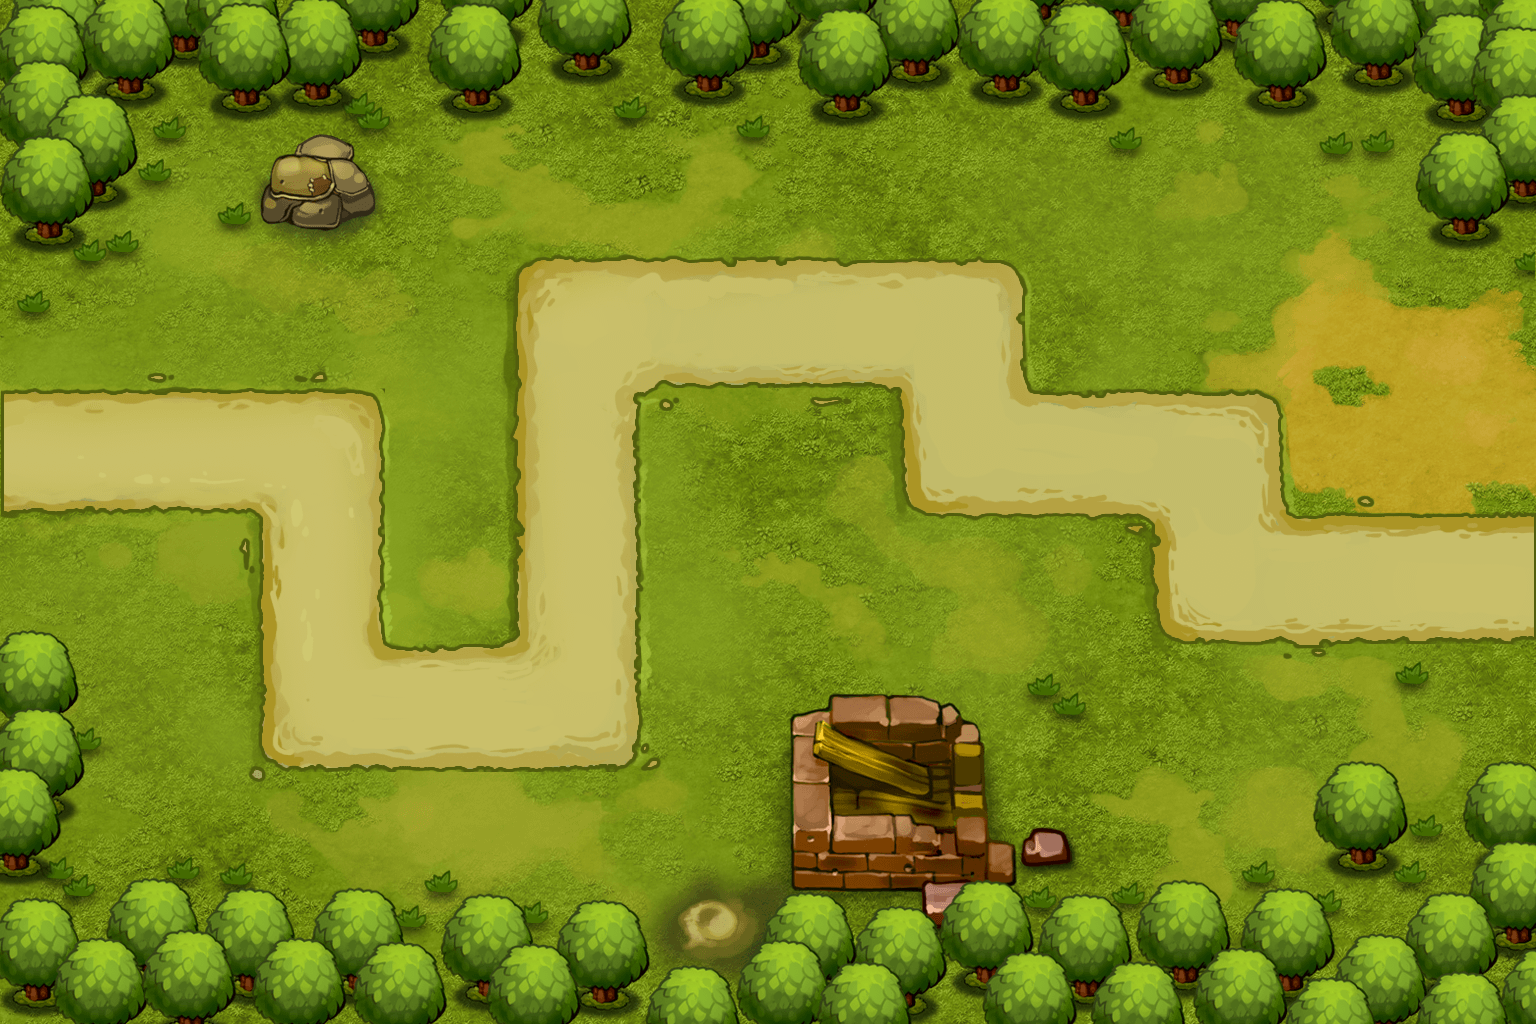

This game map was drawn from its Tiled (.tmx) file and the tilesets committed beside it. A one-line description and the trimmed map source follow:
An orthogonal 12x8 tile map with 128x128 px tiles, 1 tile layer (layer) and 10 objects (p1, p2, p3, p4, p5, ...).

<map version="1.0" orientation="orthogonal" renderorder="right-down" width="12" height="8" tilewidth="128" tileheight="128">
 <tileset firstgid="1" name="map1" tilewidth="128" tileheight="128">
  <image source="map3.png" width="1536" height="1024" />
  <tile id="13">
   <properties>
    <property name="canTouch" value="1" />
   </properties>
  </tile>
  <tile id="15">
   <properties>
    <property name="canTouch" value="1" />
   </properties>
  </tile>
  <tile id="16">
   <properties>
    <property name="canTouch" value="1" />
   </properties>
  </tile>
  <tile id="17">
   <properties>
    <property name="canTouch" value="1" />
   </properties>
  </tile>
  <tile id="18">
   <properties>
    <property name="canTouch" value="1" />
   </properties>
  </tile>
  <tile id="19">
   <properties>
    <property name="canTouch" value="1" />
   </properties>
  </tile>
  <tile id="20">
   <properties>
    <property name="canTouch" value="1" />
   </properties>
  </tile>
  <tile id="21">
   <properties>
    <property name="canTouch" value="1" />
   </properties>
  </tile>
  <tile id="22">
   <properties>
    <property name="canTouch" value="1" />
   </properties>
  </tile>
  <tile id="24">
   <properties>
    <property name="canTouch" value="1" />
   </properties>
  </tile>
  <tile id="25">
   <properties>
    <property name="canTouch" value="1" />
   </properties>
  </tile>
  <tile id="26">
   <properties>
    <property name="canTouch" value="1" />
   </properties>
  </tile>
  <tile id="27">
   <properties>
    <property name="canTouch" value="1" />
   </properties>
  </tile>
  <tile id="32">
   <properties>
    <property name="canTouch" value="1" />
   </properties>
  </tile>
  <tile id="33">
   <properties>
    <property name="canTouch" value="1" />
   </properties>
  </tile>
  <tile id="34">
   <properties>
    <property name="canTouch" value="1" />
   </properties>
  </tile>
  <tile id="35">
   <properties>
    <property name="canTouch" value="1" />
   </properties>
  </tile>
  <tile id="39">
   <properties>
    <property name="canTouch" value="1" />
   </properties>
  </tile>
  <tile id="41">
   <properties>
    <property name="canTouch" value="1" />
   </properties>
  </tile>
  <tile id="42">
   <properties>
    <property name="canTouch" value="1" />
   </properties>
  </tile>
  <tile id="46">
   <properties>
    <property name="canTouch" value="1" />
   </properties>
  </tile>
  <tile id="47">
   <properties>
    <property name="canTouch" value="1" />
   </properties>
  </tile>
  <tile id="48">
   <properties>
    <property name="canTouch" value="1" />
   </properties>
  </tile>
  <tile id="49">
   <properties>
    <property name="canTouch" value="1" />
   </properties>
  </tile>
  <tile id="51">
   <properties>
    <property name="canTouch" value="1" />
   </properties>
  </tile>
  <tile id="53">
   <properties>
    <property name="canTouch" value="1" />
   </properties>
  </tile>
  <tile id="54">
   <properties>
    <property name="canTouch" value="1" />
   </properties>
  </tile>
  <tile id="55">
   <properties>
    <property name="canTouch" value="1" />
   </properties>
  </tile>
  <tile id="56">
   <properties>
    <property name="canTouch" value="1" />
   </properties>
  </tile>
  <tile id="61">
   <properties>
    <property name="canTouch" value="1" />
   </properties>
  </tile>
  <tile id="65">
   <properties>
    <property name="canTouch" value="1" />
   </properties>
  </tile>
  <tile id="68">
   <properties>
    <property name="canTouch" value="1" />
   </properties>
  </tile>
  <tile id="69">
   <properties>
    <property name="canTouch" value="1" />
   </properties>
  </tile>
  <tile id="70">
   <properties>
    <property name="canTouch" value="1" />
   </properties>
  </tile>
  <tile id="71">
   <properties>
    <property name="canTouch" value="1" />
   </properties>
  </tile>
  <tile id="73">
   <properties>
    <property name="canTouch" value="1" />
   </properties>
  </tile>
  <tile id="74">
   <properties>
    <property name="canTouch" value="1" />
   </properties>
  </tile>
  <tile id="75">
   <properties>
    <property name="canTouch" value="1" />
   </properties>
  </tile>
  <tile id="76">
   <properties>
    <property name="canTouch" value="1" />
   </properties>
  </tile>
  <tile id="77">
   <properties>
    <property name="canTouch" value="1" />
   </properties>
  </tile>
  <tile id="81">
   <properties>
    <property name="canTouch" value="1" />
   </properties>
  </tile>
 </tileset>
 <layer name="layer" width="12" height="8">
  <data>[96 cells, 96 non-empty, 96 distinct tile ids]</data>
 </layer>
 <objectgroup name="path">
  <object name="p1" x="60" y="452" />
  <object name="p2" x="312" y="452" />
  <object name="p3" x="324" y="708" />
  <object name="p4" x="568" y="704" />
  <object name="p5" x="580" y="332" />
  <object name="p6" x="948" y="324" />
  <object name="p7" x="964.5" y="440.5" />
  <object name="p8" x="1208.67" y="456.667" />
  <object name="p9" x="1222.67" y="566.667" />
  <object name="p10" x="1475" y="575" />
 </objectgroup>
</map>
